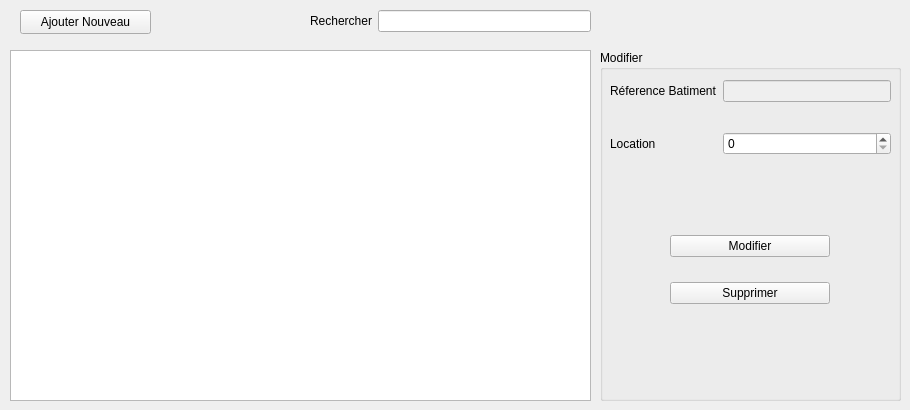
<?xml version="1.0" encoding="UTF-8"?>
<ui version="4.0">
 <class>BatimentCrud</class>
 <widget class="QWidget" name="BatimentCrud">
  <property name="geometry">
   <rect>
    <x>0</x>
    <y>0</y>
    <width>910</width>
    <height>410</height>
   </rect>
  </property>
  <property name="windowTitle">
   <string>Form</string>
  </property>
  <widget class="QWidget" name="formLayoutWidget_2">
   <property name="geometry">
    <rect>
     <x>310</x>
     <y>10</y>
     <width>281</width>
     <height>31</height>
    </rect>
   </property>
   <layout class="QFormLayout" name="formLayout_3">
    <item row="0" column="1">
     <widget class="QLineEdit" name="searchInput"/>
    </item>
    <item row="0" column="0">
     <widget class="QLabel" name="label_6">
      <property name="text">
       <string>Rechercher</string>
      </property>
     </widget>
    </item>
   </layout>
  </widget>
  <widget class="QPushButton" name="ajoutButton">
   <property name="geometry">
    <rect>
     <x>20</x>
     <y>10</y>
     <width>131</width>
     <height>24</height>
    </rect>
   </property>
   <property name="text">
    <string>Ajouter Nouveau</string>
   </property>
  </widget>
  <widget class="QGroupBox" name="modifierBox">
   <property name="enabled">
    <bool>true</bool>
   </property>
   <property name="geometry">
    <rect>
     <x>600</x>
     <y>50</y>
     <width>301</width>
     <height>351</height>
    </rect>
   </property>
   <property name="title">
    <string>Modifier</string>
   </property>
   <widget class="QWidget" name="formLayoutWidget">
    <property name="geometry">
     <rect>
      <x>10</x>
      <y>30</y>
      <width>281</width>
      <height>121</height>
     </rect>
    </property>
    <layout class="QFormLayout" name="formLayout">
     <property name="verticalSpacing">
      <number>30</number>
     </property>
     <item row="0" column="0">
      <widget class="QLabel" name="label_4">
       <property name="text">
        <string>Réference Batiment</string>
       </property>
      </widget>
     </item>
     <item row="0" column="1">
      <widget class="QLineEdit" name="refBat">
       <property name="enabled">
        <bool>false</bool>
       </property>
      </widget>
     </item>
     <item row="1" column="0">
      <widget class="QLabel" name="label">
       <property name="text">
        <string>Location</string>
       </property>
      </widget>
     </item>
     <item row="1" column="1">
      <widget class="QSpinBox" name="locationBat">
       <property name="maximum">
        <number>999</number>
       </property>
      </widget>
     </item>
    </layout>
   </widget>
   <widget class="QWidget" name="verticalLayoutWidget">
    <property name="geometry">
     <rect>
      <x>70</x>
      <y>170</y>
      <width>160</width>
      <height>101</height>
     </rect>
    </property>
    <layout class="QVBoxLayout" name="verticalLayout">
     <property name="spacing">
      <number>10</number>
     </property>
     <item>
      <widget class="QPushButton" name="modifierButton">
       <property name="text">
        <string>Modifier</string>
       </property>
      </widget>
     </item>
     <item>
      <widget class="QPushButton" name="supprimerButton">
       <property name="text">
        <string>Supprimer</string>
       </property>
      </widget>
     </item>
    </layout>
   </widget>
  </widget>
  <widget class="QTableView" name="tableBat">
   <property name="geometry">
    <rect>
     <x>10</x>
     <y>50</y>
     <width>581</width>
     <height>351</height>
    </rect>
   </property>
   <property name="styleSheet">
    <string notr="true"/>
   </property>
   <property name="selectionMode">
    <enum>QAbstractItemView::SingleSelection</enum>
   </property>
   <property name="selectionBehavior">
    <enum>QAbstractItemView::SelectRows</enum>
   </property>
   <property name="sortingEnabled">
    <bool>true</bool>
   </property>
   <attribute name="horizontalHeaderShowSortIndicator" stdset="0">
    <bool>true</bool>
   </attribute>
   <attribute name="verticalHeaderVisible">
    <bool>false</bool>
   </attribute>
  </widget>
 </widget>
 <resources/>
 <connections/>
</ui>
